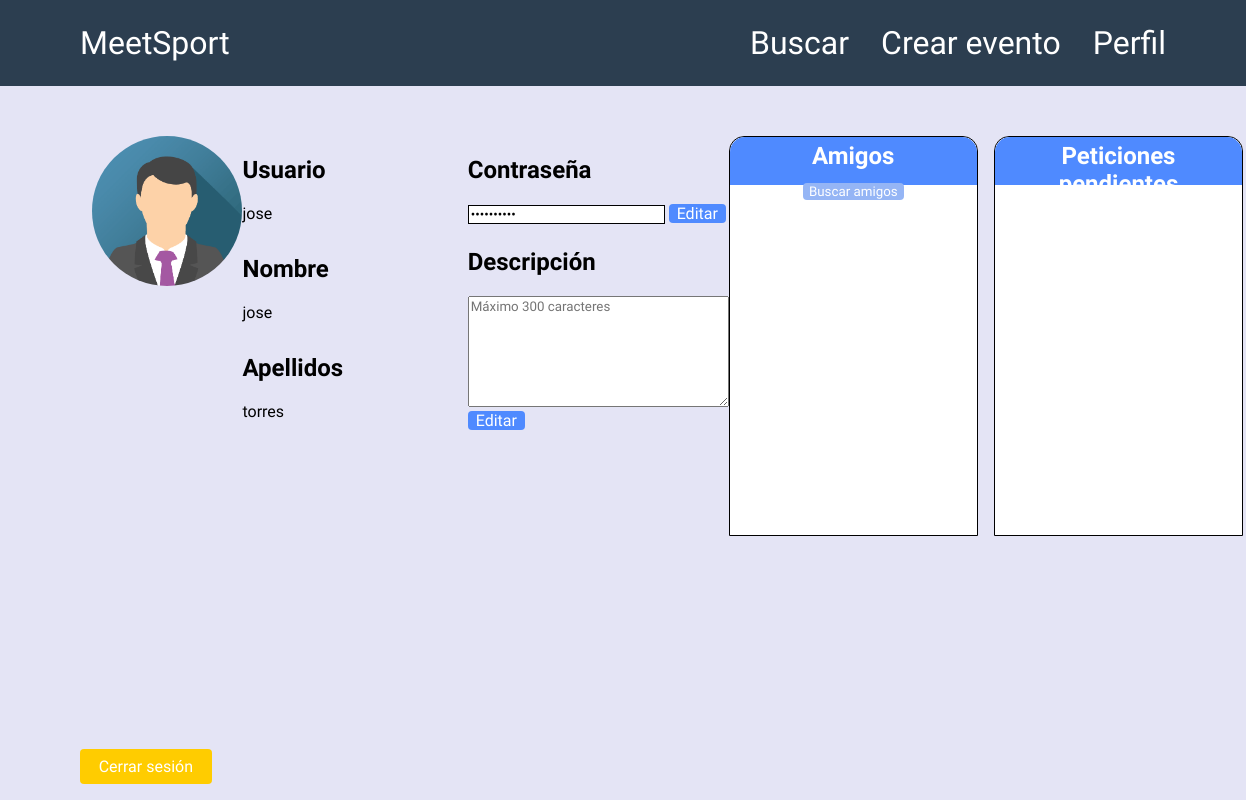
Page /assets/views/perfil.php (signed in) on the committed database.
### tables this page shows
CREATE TABLE `usuarios` (
  `id` int(11) NOT NULL,
  `correo` varchar(50) NOT NULL,
  `pass` varchar(18) NOT NULL,
  `nom_us` varchar(25) NOT NULL,
  `nombre` varchar(25) NOT NULL,
  `apellidos` varchar(25) NOT NULL,
  `descripcion` varchar(255) DEFAULT NULL,
  `foto` varchar(255) NOT NULL DEFAULT 'img_avatar.png',
  `tipo` int(11) NOT NULL DEFAULT 0
);

### assets/funciones/datos.php (called while the page is built, shortened)
<?php
include_once("../conexion/conexion.php");
$id_usuario = $_SESSION['id'];
$sql = "SELECT * FROM usuarios WHERE id = $id_usuario";
$resDatos = mysqli_query($conn,$sql);
function mostrarDatos($datos){
    require_once '../views/perfil.php';
}
?>

### assets/views/perfil.php (the view, shortened to what this page needs)
<!DOCTYPE html>
<html lang="en">
<head>
    <link rel="stylesheet" href="../styles/index.css" type="text/css">
    <link rel="stylesheet" href="../styles/form.css" type="text/css">
    <link rel="stylesheet" href="../styles/cabecera.css" type="text/css">
    <link rel="stylesheet" href="../styles/perfil.css" type="text/css">
</head>
<body>
    <?php
    require_once './cabecera.php';
    ?>
    <div class="perfil">
        <div class="contenido">
            <?php
            require_once '../funciones/datos.php';
            $nom_us = $datos['nom_us'];
            $nombre = $datos['nombre'];
            $apellidos = $datos['apellidos'];
            $descripcion = $datos['descripcion'];
            $contrasena = $datos['pass'];
            ?>
            <div>
                <img src="../img/<?=$datos['foto']?>" alt="Foto de perfil" id="fotoPerfilUsuario">
            </div>
            <?php
        echo "      <div class='des'>
                        <div class='lista'>
                        <li class='datosUs'>
                        <h2>Usuario</h2>
                        <ul>$nom_us</ul>
                        <h2>Nombre</h2>
                        <ul>$nombre</ul>
                        <h2>Apellidos</h2>
                        <ul>$apellidos</ul>
                        </li>
                        </div>
                        <div class='cajas'>
                        <h2 name='contrasena'>Contraseña</h2>
                        <form action='../funciones/cambiarDatos.php?tipo=contrasena' method='POST' method='GET'>
                        <input type='password' name='contrasena' id='contrasena' placeholder='cambia tu contrasena' value='$contrasena'>
                        <button id='editarDes'>Editar</button>
                        </form>
                        <h2 class='descripcion'>Descripción</h2>
                        <form action='../funciones/cambiarDatos.php?tipo=descripcion' method='POST'>
                        <textarea name='descripcion' id='descripcion' cols='30' rows='7' maxlength='300' placeholder='Máximo 300 caracteres'>$descripcion</textarea>
                        <button id='editarDes'>Editar</button>
                        </form>
                        </div>
                    </div>"
            ?>
            <div class="accion">
            <div id="amigos">
                <div id="cabeceraAmigos">
                    <h2 id="tituloamigos">Amigos</h2>
                    <button type="button" class="btn btn-primary btn-lg" onClick='mostrar()'>
                        Buscar amigos
                    </button>
                </div>
                <div id="cuerpoAmigos">
                    <ul id="listaAmigos">
                    </ul>
                </div>
            </div>
            <div id="peticiones">
                <div id="cabeceraPeticiones">
                    <h2 id="tituloPeticiones">Peticiones pendientes</h2>
                </div>
                <div id="cuerpoPeticiones">
                    <ul id="listaPeticiones">
                    </ul>
                </div>
            </div>
                    <form action="../funciones/cerrarSesion.php">
                        <button class="cerrarSesion" id="cerrarS">Cerrar sesión</button>
                    </form>
            </div>
        </div>
    </div>
</body>
</html>

### assets/styles/index.css (style rules this page uses)
* { box-sizing: border-box; font-family: 'Lato', sans-serif; font-family: 'Tajawal', sans-serif; box-shadow: none; }
body { padding-top:5rem; background-color:rgb(228, 228, 245); }
.cerrarSesion,.borrarCuenta,#editarDes,#editar,.borrar,#apuntar { background-color: #ffcc00; border: none; color: white; padding: 1vh 1.5vw; text-align: center; text-decoration: none; display: inline-block; font-size: 16px; cursor:pointer; margin-left: 0; }
#editarDes { background-color:rgb(79, 138, 255); padding: 0rem 0.5rem; }
button { border-radius:4px; }
.btn { background-color:rgb(149, 181, 245); border: none; color:white; border-radius:none; margin: 0.5rem; }

### assets/styles/form.css (style rules this page uses)
body { display: flex; align-items: center; flex-direction: column; }

### assets/styles/cabecera.css (style rules this page uses)
li { list-style: none; }

### assets/styles/perfil.css (style rules this page uses)
.perfil { display: flex; flex-direction: column; width:98vw; justify-content: space-between; list-style:none; margin-top: 1.5rem; padding-left: 5rem; }
.lista ul { margin-top: 0; margin-bottom: 2rem; padding-left: 0rem; }
.datosUs > :not(.editar) { display: flex; flex-direction: row; }
.contenido { margin-top: 1.5rem; display: flex; flex-direction: row; justify-content: space-between; }
button { margin-left:1rem; }
.descripcion { margin-top:1.5rem; }
input { border:1px solid black; }
.accion { display: flex; flex-direction: row; }
#amigos,#peticiones { border: 1px rgb(0, 0, 0) solid; border-radius: 15px 15px 0 0; background-color: white; height: 50vh; width: 20vw; margin-right: 1rem; }
#cabeceraAmigos,#cabeceraPeticiones { width: 100%; height: 12%; background-color:rgb(79, 138, 255); border-radius: 15px 15px 0 0; text-align: center; }
#cuerpoAmigos,#cuerpoPeticiones { overflow-y: scroll; width: 100%; height: 88%; }
#tituloamigos,#tituloPeticiones { padding: 5px; margin: 0; color: white; }
#listaAmigos,#listaPeticiones { height: 100%; padding-left: 0.5rem; margin-top:3rem; }
.cerrarSesion { position: fixed; bottom: 0; right: 20; left: 0; z-index: 0; border:none; margin-left:5rem; margin-bottom:1rem; }
#fotoPerfilUsuario { height: 150px; width: 150px; border-radius: 75px; }
.des { display:flex; flex-direction: row; justify-content:space-between; }
.cajas { margin-left: 10vw; }

### rows in the picture
usuarios: foto (picture), nom_us "jose", nombre "jose", apellidos "torres"
